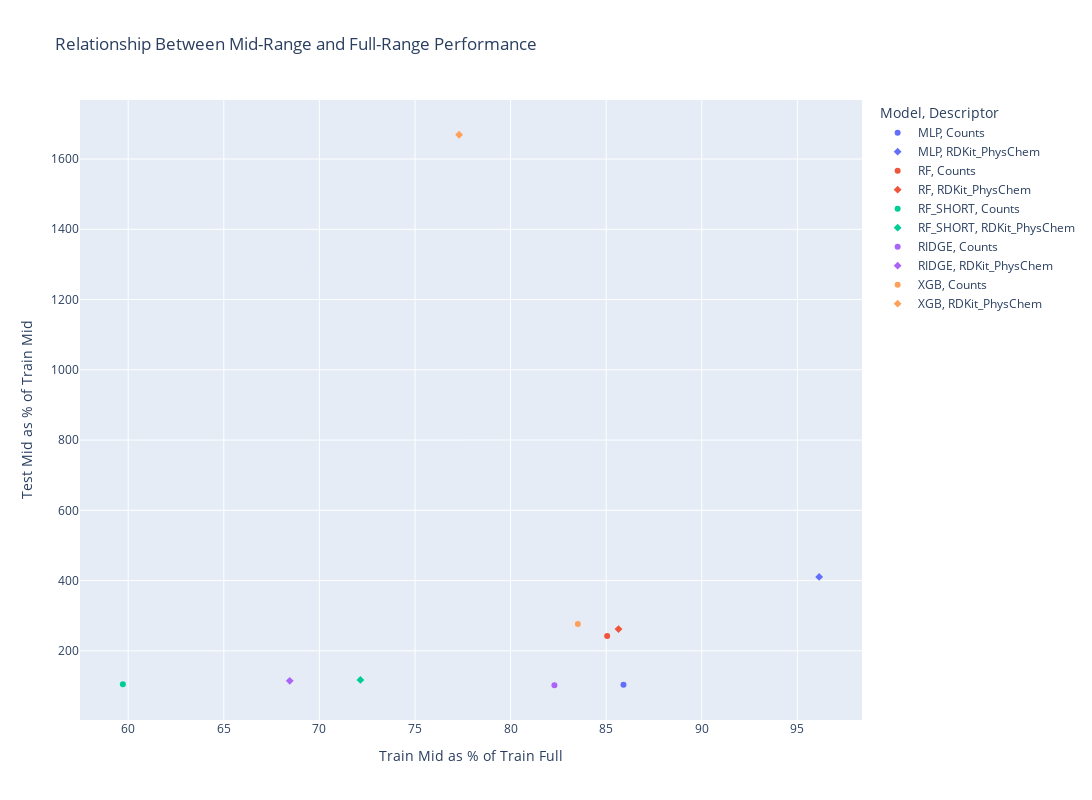
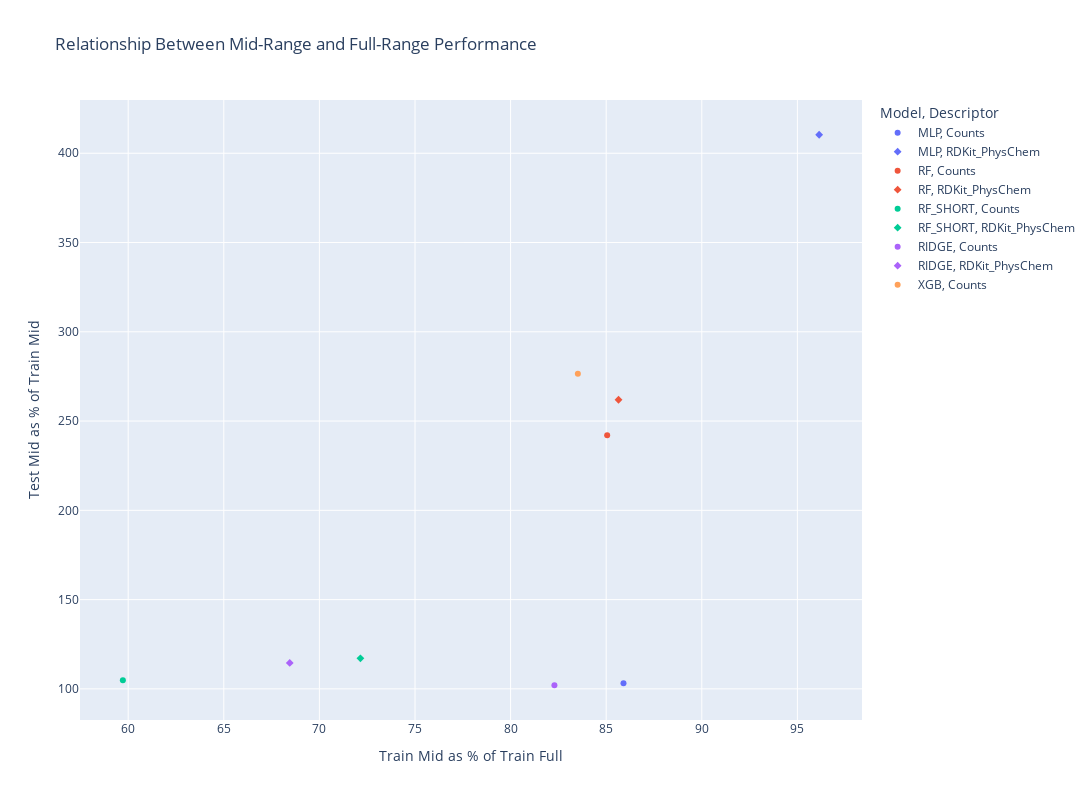

These figures' notebook cell, in order:
### Code cell
import plotly.express as px

fig = px.scatter(
    df_overfitting_rmse,
    x='Train_Mid_as_percentage_of_Train_Full',
    y='Test_Mid_as_percentage_of_Train_Mid',
    color='Model',
    symbol='Descriptor',
    hover_data=['Metric'],
    labels={
        'Train_Mid_as_percentage_of_Train_Full': 'Train Mid as % of Train Full',
        'Test_Mid_as_percentage_of_Train_Mid': 'Test Mid as % of Train Mid'
    },
    title="Relationship Between Mid-Range and Full-Range Performance"
)
fig.update_layout(
    width=1200,
    height=800
)
fig.show()

#same, but leave out model XGB descriptor RDKit_PhysChem
df_overfitting_rmse_no_xgb_physchem = df_overfitting_rmse[(df_overfitting_rmse['Model']!='XGB') | (df_overfitting_rmse['Descriptor']!='RDKit_PhysChem')]

fig = px.scatter(
    df_overfitting_rmse_no_xgb_physchem,
    x='Train_Mid_as_percentage_of_Train_Full',
    y='Test_Mid_as_percentage_of_Train_Mid',
    color='Model',
    symbol='Descriptor',
    hover_data=['Metric'],
    labels={
        'Train_Mid_as_percentage_of_Train_Full': 'Train Mid as % of Train Full',
        'Test_Mid_as_percentage_of_Train_Mid': 'Test Mid as % of Train Mid'
    },
    title="Relationship Between Mid-Range and Full-Range Performance"
)
fig.update_layout(
    width=1200,
    height=800
)
fig.show()

### Figure 1 — Plotly figure (JSON) as saved in the notebook; plotly's stock layout.template omitted (floating-point values rounded to 4 significant figures)
{"data": [{"customdata": [["RMSE"]], "hovertemplate": "Model=MLP<br>Descriptor=Counts<br>Train Mid as % of Train Full=%{x}<br>Test Mid as % of Train Mid=%{y}<br>Metric=%{customdata[0]}<extra></extra>", "legendgroup": "MLP, Counts", "marker": {"color": "#636efa", "symbol": "circle"}, "mode": "markers", "name": "MLP, Counts", "orientation": "v", "showlegend": true, "type": "scatter", "x": [85.9], "xaxis": "x", "y": [103.1], "yaxis": "y"}, {"customdata": [["RMSE"]], "hovertemplate": "Model=MLP<br>Descriptor=RDKit_PhysChem<br>Train Mid as % of Train Full=%{x}<br>Test Mid as % of Train Mid=%{y}<br>Metric=%{customdata[0]}<extra></extra>", "legendgroup": "MLP, RDKit_PhysChem", "marker": {"color": "#636efa", "symbol": "diamond"}, "mode": "markers", "name": "MLP, RDKit_PhysChem", "orientation": "v", "showlegend": true, "type": "scatter", "x": [96.14], "xaxis": "x", "y": [410.4], "yaxis": "y"}, {"customdata": [["RMSE"]], "hovertemplate": "Model=RF<br>Descriptor=Counts<br>Train Mid as % of Train Full=%{x}<br>Test Mid as % of Train Mid=%{y}<br>Metric=%{customdata[0]}<extra></extra>", "legendgroup": "RF, Counts", "marker": {"color": "#EF553B", "symbol": "circle"}, "mode": "markers", "name": "RF, Counts", "orientation": "v", "showlegend": true, "type": "scatter", "x": [85.05], "xaxis": "x", "y": [242.1], "yaxis": "y"}, {"customdata": [["RMSE"]], "hovertemplate": "Model=RF<br>Descriptor=RDKit_PhysChem<br>Train Mid as % of Train Full=%{x}<br>Test Mid as % of Train Mid=%{y}<br>Metric=%{customdata[0]}<extra></extra>", "legendgroup": "RF, RDKit_PhysChem", "marker": {"color": "#EF553B", "symbol": "diamond"}, "mode": "markers", "name": "RF, RDKit_PhysChem", "orientation": "v", "showlegend": true, "type": "scatter", "x": [85.64], "xaxis": "x", "y": [261.9], "yaxis": "y"}, {"customdata": [["RMSE"]], "hovertemplate": "Model=RF_SHORT<br>Descriptor=Counts<br>Train Mid as % of Train Full=%{x}<br>Test Mid as % of Train Mid=%{y}<br>Metric=%{customdata[0]}<extra></extra>", "legendgroup": "RF_SHORT, Counts", "marker": {"color": "#00cc96", "symbol": "circle"}, "mode": "markers", "name": "RF_SHORT, Counts", "orientation": "v", "showlegend": true, "type": "scatter", "x": [59.72], "xaxis": "x", "y": [104.8], "yaxis": "y"}, {"customdata": [["RMSE"]], "hovertemplate": "Model=RF_SHORT<br>Descriptor=RDKit_PhysChem<br>Train Mid as % of Train Full=%{x}<br>Test Mid as % of Train Mid=%{y}<br>Metric=%{customdata[0]}<extra></extra>", "legendgroup": "RF_SHORT, RDKit_PhysChem", "marker": {"color": "#00cc96", "symbol": "diamond"}, "mode": "markers", "name": "RF_SHORT, RDKit_PhysChem", "orientation": "v", "showlegend": true, "type": "scatter", "x": [72.15], "xaxis": "x", "y": [117.1], "yaxis": "y"}, {"customdata": [["RMSE"]], "hovertemplate": "Model=RIDGE<br>Descriptor=Counts<br>Train Mid as % of Train Full=%{x}<br>Test Mid as % of Train Mid=%{y}<br>Metric=%{customdata[0]}<extra></extra>", "legendgroup": "RIDGE, Counts", "marker": {"color": "#ab63fa", "symbol": "circle"}, "mode": "markers", "name": "RIDGE, Counts", "orientation": "v", "showlegend": true, "type": "scatter", "x": [82.29], "xaxis": "x", "y": [102.0], "yaxis": "y"}, {"customdata": [["RMSE"]], "hovertemplate": "Model=RIDGE<br>Descriptor=RDKit_PhysChem<br>Train Mid as % of Train Full=%{x}<br>Test Mid as % of Train Mid=%{y}<br>Metric=%{customdata[0]}<extra></extra>", "legendgroup": "RIDGE, RDKit_PhysChem", "marker": {"color": "#ab63fa", "symbol": "diamond"}, "mode": "markers", "name": "RIDGE, RDKit_PhysChem", "orientation": "v", "showlegend": true, "type": "scatter", "x": [68.45], "xaxis": "x", "y": [114.6], "yaxis": "y"}, {"customdata": [["RMSE"]], "hovertemplate": "Model=XGB<br>Descriptor=Counts<br>Train Mid as % of Train Full=%{x}<br>Test Mid as % of Train Mid=%{y}<br>Metric=%{customdata[0]}<extra></extra>", "legendgroup": "XGB, Counts", "marker": {"color": "#FFA15A", "symbol": "circle"}, "mode": "markers", "name": "XGB, Counts", "orientation": "v", "showlegend": true, "type": "scatter", "x": [83.52], "xaxis": "x", "y": [276.5], "yaxis": "y"}, {"customdata": [["RMSE"]], "hovertemplate": "Model=XGB<br>Descriptor=RDKit_PhysChem<br>Train Mid as % of Train Full=%{x}<br>Test Mid as % of Train Mid=%{y}<br>Metric=%{customdata[0]}<extra></extra>", "legendgroup": "XGB, RDKit_PhysChem", "marker": {"color": "#FFA15A", "symbol": "diamond"}, "mode": "markers", "name": "XGB, RDKit_PhysChem", "orientation": "v", "showlegend": true, "type": "scatter", "x": [77.31], "xaxis": "x", "y": [1669.0], "yaxis": "y"}], "layout": {"height": 800, "legend": {"title": {"text": "Model, Descriptor"}, "tracegroupgap": 0}, "title": {"text": "Relationship Between Mid-Range and Full-Range Performance"}, "width": 1200, "xaxis": {"anchor": "y", "domain": [0, 1], "title": {"text": "Train Mid as % of Train Full"}}, "yaxis": {"anchor": "x", "domain": [0, 1], "title": {"text": "Test Mid as % of Train Mid"}}}}

### Figure 2 — Plotly figure (JSON) as saved in the notebook; plotly's stock layout.template omitted (floating-point values rounded to 4 significant figures)
{"data": [{"customdata": [["RMSE"]], "hovertemplate": "Model=MLP<br>Descriptor=Counts<br>Train Mid as % of Train Full=%{x}<br>Test Mid as % of Train Mid=%{y}<br>Metric=%{customdata[0]}<extra></extra>", "legendgroup": "MLP, Counts", "marker": {"color": "#636efa", "symbol": "circle"}, "mode": "markers", "name": "MLP, Counts", "orientation": "v", "showlegend": true, "type": "scatter", "x": [85.9], "xaxis": "x", "y": [103.1], "yaxis": "y"}, {"customdata": [["RMSE"]], "hovertemplate": "Model=MLP<br>Descriptor=RDKit_PhysChem<br>Train Mid as % of Train Full=%{x}<br>Test Mid as % of Train Mid=%{y}<br>Metric=%{customdata[0]}<extra></extra>", "legendgroup": "MLP, RDKit_PhysChem", "marker": {"color": "#636efa", "symbol": "diamond"}, "mode": "markers", "name": "MLP, RDKit_PhysChem", "orientation": "v", "showlegend": true, "type": "scatter", "x": [96.14], "xaxis": "x", "y": [410.4], "yaxis": "y"}, {"customdata": [["RMSE"]], "hovertemplate": "Model=RF<br>Descriptor=Counts<br>Train Mid as % of Train Full=%{x}<br>Test Mid as % of Train Mid=%{y}<br>Metric=%{customdata[0]}<extra></extra>", "legendgroup": "RF, Counts", "marker": {"color": "#EF553B", "symbol": "circle"}, "mode": "markers", "name": "RF, Counts", "orientation": "v", "showlegend": true, "type": "scatter", "x": [85.05], "xaxis": "x", "y": [242.1], "yaxis": "y"}, {"customdata": [["RMSE"]], "hovertemplate": "Model=RF<br>Descriptor=RDKit_PhysChem<br>Train Mid as % of Train Full=%{x}<br>Test Mid as % of Train Mid=%{y}<br>Metric=%{customdata[0]}<extra></extra>", "legendgroup": "RF, RDKit_PhysChem", "marker": {"color": "#EF553B", "symbol": "diamond"}, "mode": "markers", "name": "RF, RDKit_PhysChem", "orientation": "v", "showlegend": true, "type": "scatter", "x": [85.64], "xaxis": "x", "y": [261.9], "yaxis": "y"}, {"customdata": [["RMSE"]], "hovertemplate": "Model=RF_SHORT<br>Descriptor=Counts<br>Train Mid as % of Train Full=%{x}<br>Test Mid as % of Train Mid=%{y}<br>Metric=%{customdata[0]}<extra></extra>", "legendgroup": "RF_SHORT, Counts", "marker": {"color": "#00cc96", "symbol": "circle"}, "mode": "markers", "name": "RF_SHORT, Counts", "orientation": "v", "showlegend": true, "type": "scatter", "x": [59.72], "xaxis": "x", "y": [104.8], "yaxis": "y"}, {"customdata": [["RMSE"]], "hovertemplate": "Model=RF_SHORT<br>Descriptor=RDKit_PhysChem<br>Train Mid as % of Train Full=%{x}<br>Test Mid as % of Train Mid=%{y}<br>Metric=%{customdata[0]}<extra></extra>", "legendgroup": "RF_SHORT, RDKit_PhysChem", "marker": {"color": "#00cc96", "symbol": "diamond"}, "mode": "markers", "name": "RF_SHORT, RDKit_PhysChem", "orientation": "v", "showlegend": true, "type": "scatter", "x": [72.15], "xaxis": "x", "y": [117.1], "yaxis": "y"}, {"customdata": [["RMSE"]], "hovertemplate": "Model=RIDGE<br>Descriptor=Counts<br>Train Mid as % of Train Full=%{x}<br>Test Mid as % of Train Mid=%{y}<br>Metric=%{customdata[0]}<extra></extra>", "legendgroup": "RIDGE, Counts", "marker": {"color": "#ab63fa", "symbol": "circle"}, "mode": "markers", "name": "RIDGE, Counts", "orientation": "v", "showlegend": true, "type": "scatter", "x": [82.29], "xaxis": "x", "y": [102.0], "yaxis": "y"}, {"customdata": [["RMSE"]], "hovertemplate": "Model=RIDGE<br>Descriptor=RDKit_PhysChem<br>Train Mid as % of Train Full=%{x}<br>Test Mid as % of Train Mid=%{y}<br>Metric=%{customdata[0]}<extra></extra>", "legendgroup": "RIDGE, RDKit_PhysChem", "marker": {"color": "#ab63fa", "symbol": "diamond"}, "mode": "markers", "name": "RIDGE, RDKit_PhysChem", "orientation": "v", "showlegend": true, "type": "scatter", "x": [68.45], "xaxis": "x", "y": [114.6], "yaxis": "y"}, {"customdata": [["RMSE"]], "hovertemplate": "Model=XGB<br>Descriptor=Counts<br>Train Mid as % of Train Full=%{x}<br>Test Mid as % of Train Mid=%{y}<br>Metric=%{customdata[0]}<extra></extra>", "legendgroup": "XGB, Counts", "marker": {"color": "#FFA15A", "symbol": "circle"}, "mode": "markers", "name": "XGB, Counts", "orientation": "v", "showlegend": true, "type": "scatter", "x": [83.52], "xaxis": "x", "y": [276.5], "yaxis": "y"}], "layout": {"height": 800, "legend": {"title": {"text": "Model, Descriptor"}, "tracegroupgap": 0}, "title": {"text": "Relationship Between Mid-Range and Full-Range Performance"}, "width": 1200, "xaxis": {"anchor": "y", "domain": [0, 1], "title": {"text": "Train Mid as % of Train Full"}}, "yaxis": {"anchor": "x", "domain": [0, 1], "title": {"text": "Test Mid as % of Train Mid"}}}}
